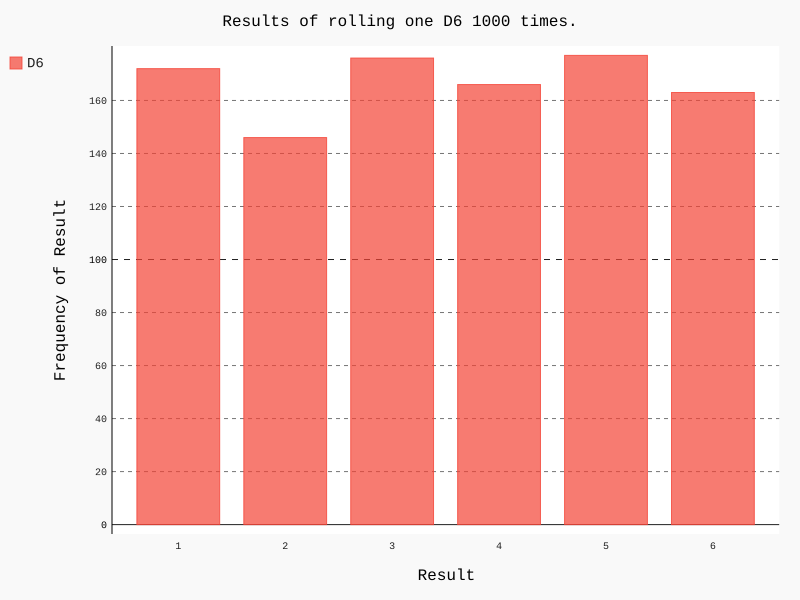

Write Python code to recreate this figure.
from die import Die
import pygal

# Create D6.
die = Die()

# Make some rolls, and store results in a list.
results = []
for roll_num in range(1000):
    result = die.roll()
    results.append(result)

#print(results) # Notice no 0's or 7's, our D6 works.

# Analyze the results.
frequencies = []
for value in range(1, die.num_sides+1):
    frequency = results.count(value)
    frequencies.append(frequency)

#print(frequencies)

# Visualize the results.
hist = pygal.Bar()

hist.title = "Results of rolling one D6 1000 times."
hist.x_labels = ['1', '2', '3', '4', '5', '6']
hist.x_title = "Result"
hist.y_title = "Frequency of Result"

hist.add('D6', frequencies)
hist.render_to_file('die_visual.svg')
